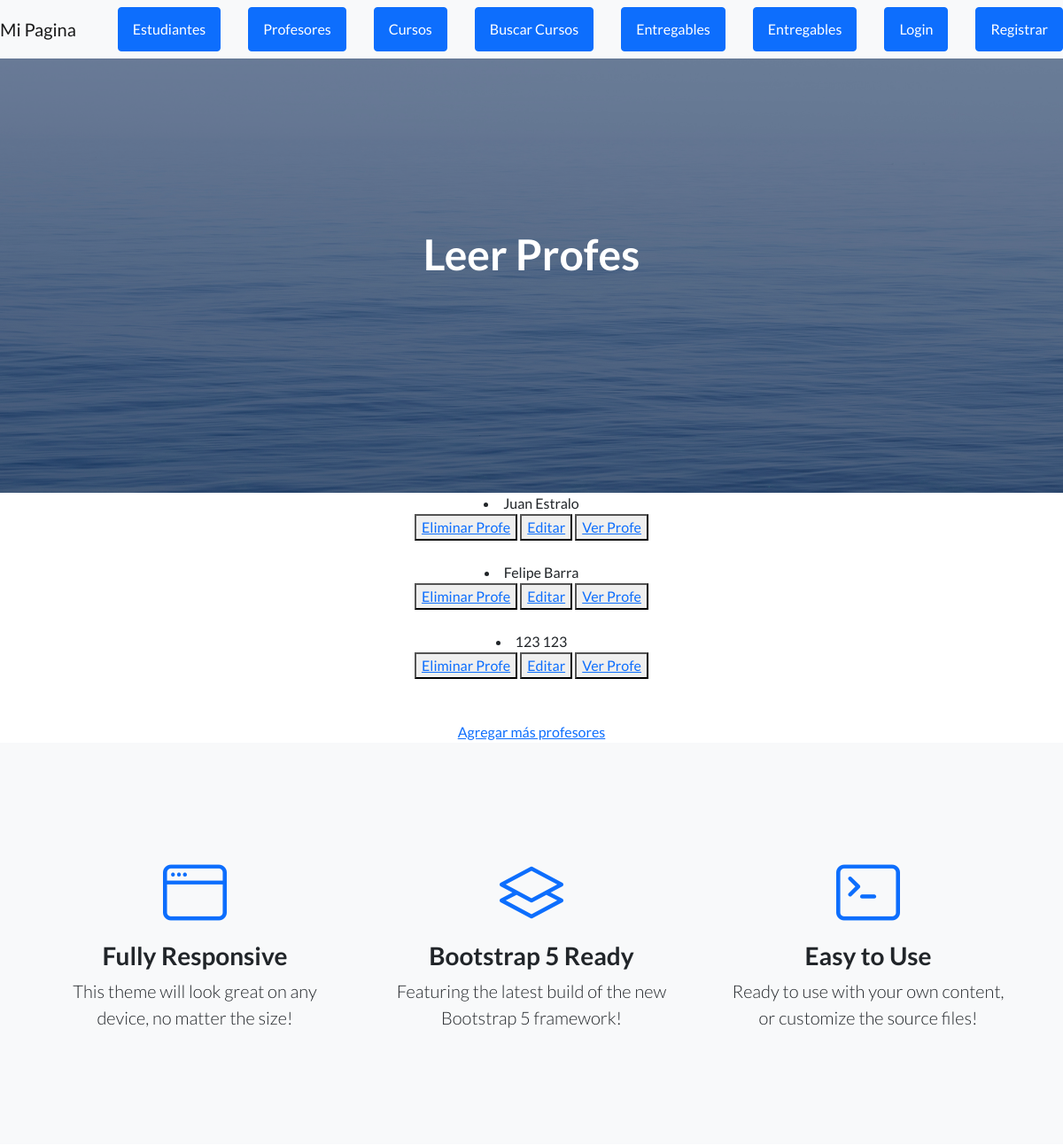
Page /leerProfesores/ (upper part) on the earlier database version.
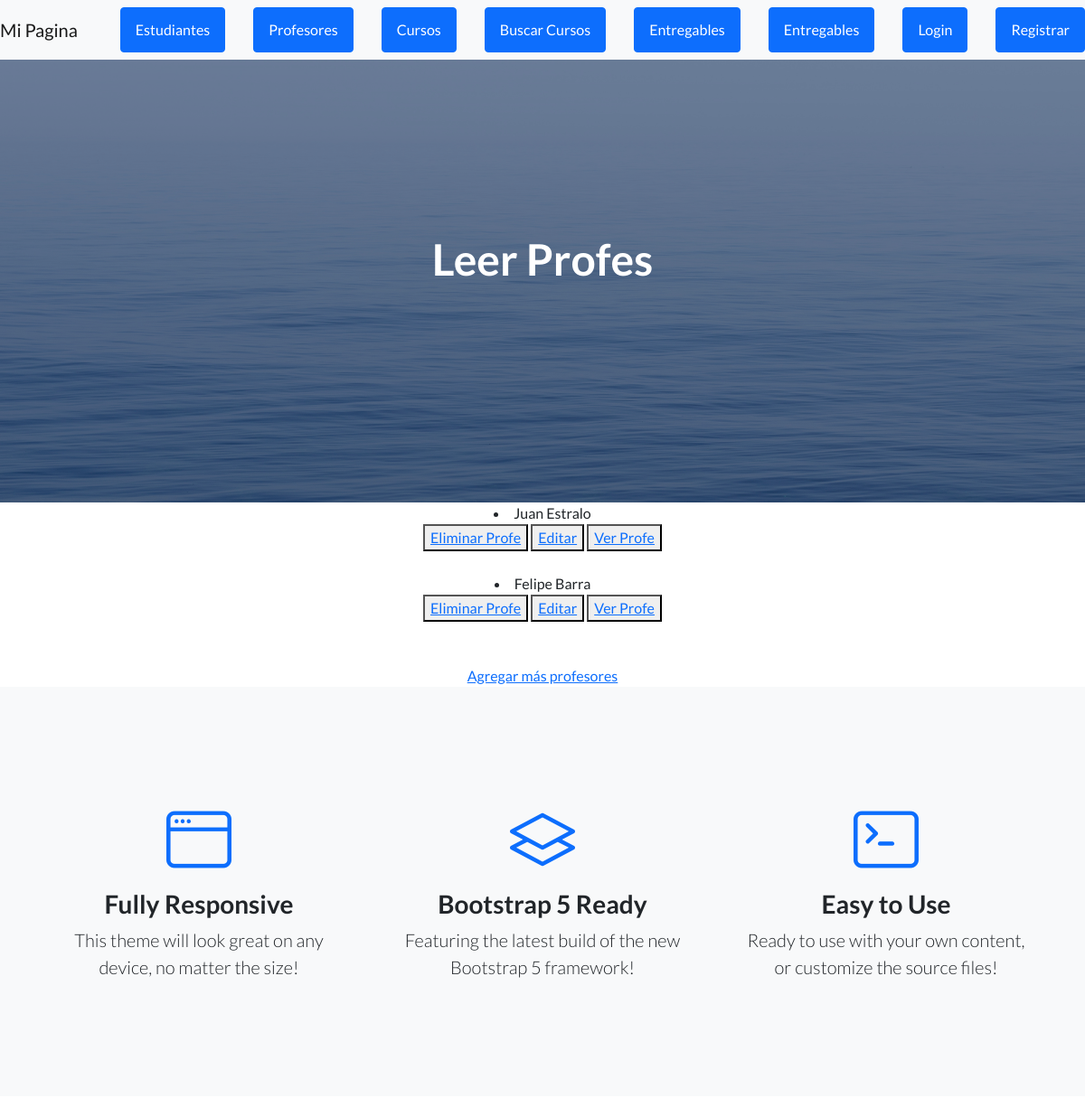
Same page on the later database version.
### AppCoder/models.py (models this page shows, shortened)
class Profesor(models.Model):
    nombre=models.CharField(max_length=30)
    apellido=models.CharField(max_length=30)
    email=models.EmailField()
    profesion=models.CharField(max_length=30)

### AppCoder/views.py (the view)
# urls.py: path('leerProfesores/', leerProfesores,name='profesores_list'),
def leerProfesores(request):
    profesores=Profesor.objects.all()
    return render(request, 'AppCoder/leerProfesores.html',{'profesores':profesores})

### AppCoder/templates/AppCoder/leerProfesores.html (shortened to what this page needs)
{% extends "AppCoder/padre.html" %}
{% load static %}
{% block titulo %}
<h1 class="mb-5">Leer Profes</h1>
{% endblock %}
{% block contenidoQueCambia %}
    <center>
        {% for profesor in profesores %}
           <li>
            {{profesor.nombre}}
            {{profesor.apellido}}
           </li>
            <button>
                <a href="{% url 'eliminarProfesor' profesor.nombre%}">Eliminar Profe</a>
            </button>
            <button>
              <a class="open-incident" href="{% url 'editarProfesor' profesor.nombre %}" data-popup-url="{% url 'editarProfesor' profesor.nombre %}">Editar</a>
            </button>
            <button>
                <a  class="open-incident" href="{% url 'buscarProfesorID' profesor.id%}" data-popup-url="{% url 'buscarProfesorID' profesor.id %}">Ver Profe</a>
            </button>
            <br>
            <br>
    {% endfor %}
     <br>
    <a class="open-incident" href="{% url 'profesores' %} " data-popup-url="{% url 'profesores' %}">Agregar más profesores</a>
    </center>
{% endblock %}

Differences in the rows shown:
removed Profesor: nombre "123", apellido "123"
